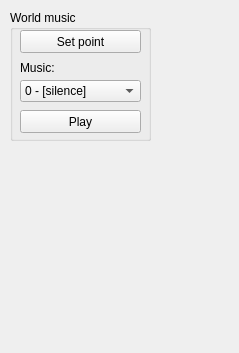
     <widget class="QWidget" name="WLDMusicScroll">
      <property name="geometry">
       <rect>
        <x>0</x>
        <y>0</y>
        <width>239</width>
        <height>353</height>
       </rect>
      </property>
      <widget class="QGroupBox" name="groupBox_6">
       <property name="geometry">
        <rect>
         <x>10</x>
         <y>10</y>
         <width>141</width>
         <height>131</height>
        </rect>
       </property>
       <property name="title">
        <string>World music</string>
       </property>
       <widget class="QPushButton" name="pushButton_2">
        <property name="geometry">
         <rect>
          <x>10</x>
          <y>20</y>
          <width>121</width>
          <height>23</height>
         </rect>
        </property>
        <property name="text">
         <string>Set point</string>
        </property>
        <property name="checkable">
         <bool>true</bool>
        </property>
       </widget>
       <widget class="QComboBox" name="comboBox_3">
        <property name="geometry">
         <rect>
          <x>10</x>
          <y>70</y>
          <width>121</width>
          <height>22</height>
         </rect>
        </property>
        <item>
         <property name="text">
          <string>0 - [silence]</string>
         </property>
        </item>
       </widget>
       <widget class="QLabel" name="label_12">
        <property name="geometry">
         <rect>
          <x>10</x>
          <y>50</y>
          <width>121</width>
          <height>16</height>
         </rect>
        </property>
        <property name="text">
         <string>Music:</string>
        </property>
       </widget>
       <widget class="QPushButton" name="pushButton_3">
        <property name="geometry">
         <rect>
          <x>10</x>
          <y>100</y>
          <width>121</width>
          <height>23</height>
         </rect>
        </property>
        <property name="text">
         <string>Play</string>
        </property>
        <property name="checkable">
         <bool>true</bool>
        </property>
       </widget>
      </widget>
     </widget>
